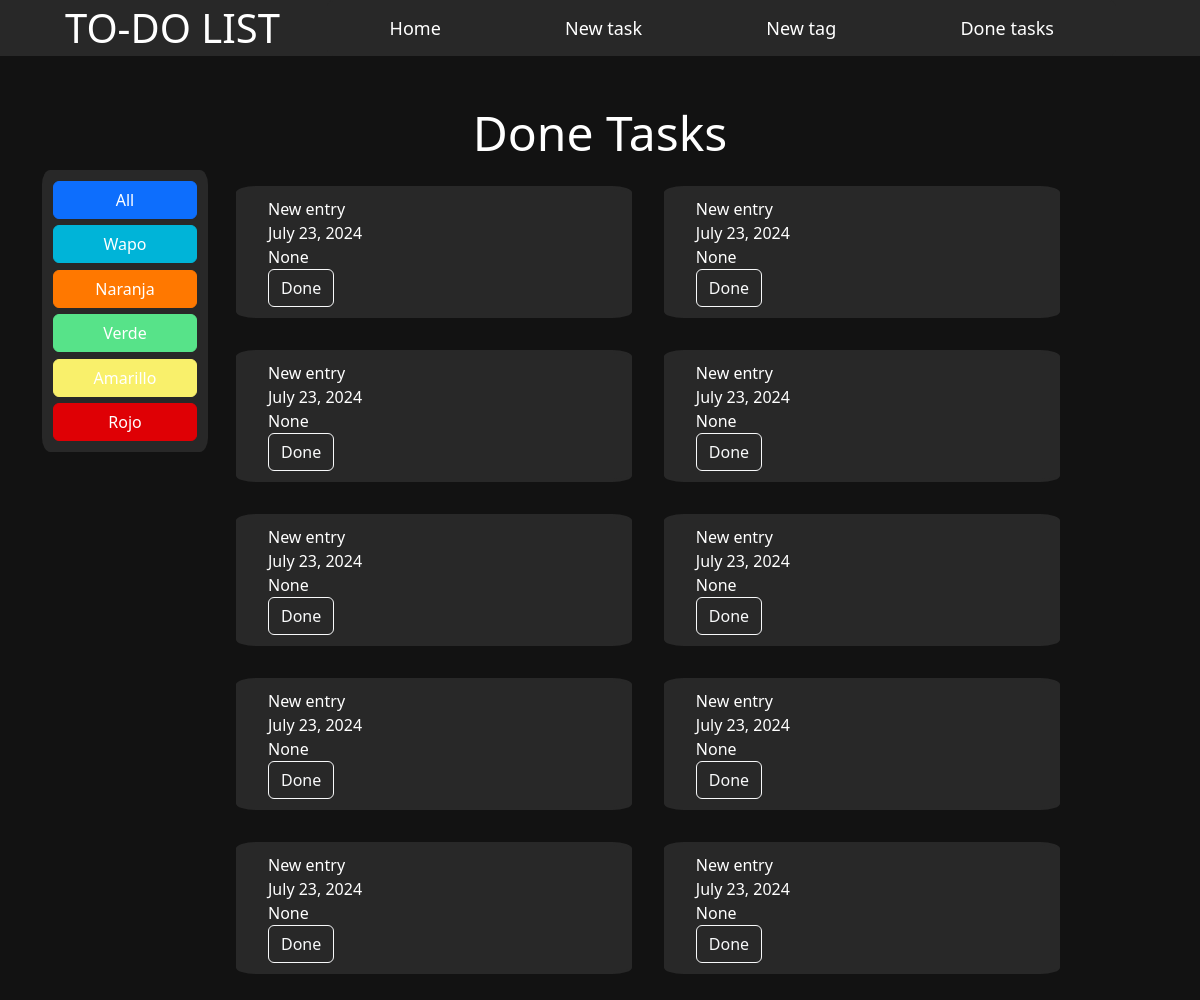
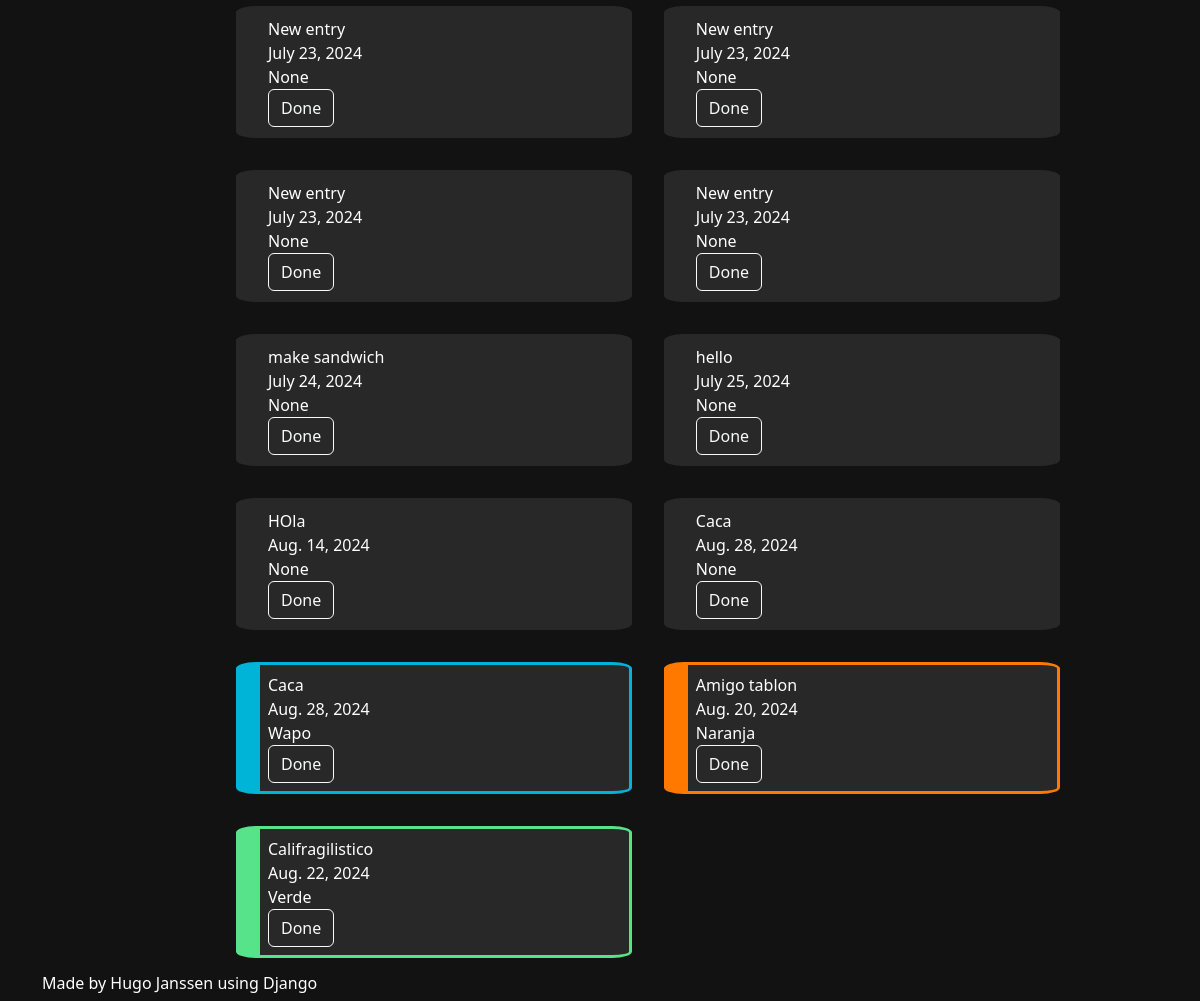
Page /main/donetasks/ on the committed database (2 pictures, top to bottom).
### main/models.py (models this page shows, shortened)
class tag(models.Model):
    name = models.CharField(max_length=50)
    color = models.CharField(max_length=7)
    def __str__(self):
        return u'{0}'.format(self.name)

class entry(models.Model):
    content = models.TextField(max_length=500, default="New entry")
    entry_time = models.DateTimeField(default=datetime.datetime.now)
    deadline = models.DateField(default=datetime.datetime.now)
    priority = models.IntegerField(default=1)
    tag = models.ForeignKey(tag, on_delete=models.SET_NULL, null=True)
    status = models.BooleanField(default=False)

### main/views.py (the view, shortened to what this page needs)
# urls.py: path('donetasks/', done_task_view, name="donetaskview"),
def done_task_view(request):
    tag_id = 0
    done_tasks = []
    task_color = []
    for task in entry.objects.all():
        if task.status == True:
            if tag_id == 0 or task.tag_id == tag_id:
                done_tasks.append(task)
                if task.tag_id != None:
                    current_tag = tag.objects.get(id = task.tag_id)
                    task_color.append(current_tag.color)
                else:
                    task_color.append("#282828")
    task_list = zip(done_tasks, task_color)
    context = {"task_list": task_list, "tag_list": tag.objects.all(), "title": "Done Tasks"}
    return render(request, "list_tasks.html", context)

### main/templates/list_tasks.html (shortened to what this page needs)
{% extends "base.html" %}
{% block content %}
<h1 class="display-5 text-center section_title">{{title}}</h1>
<div class="container">
    <div class="row">
        <div class="col-3 col-sm-3 col-md-2 col-lg-2">
            <form action="" method="post" class="tag_drawer">
                <button name="tag" value=0 class="btn btn-primary tag_button">All</button>
                {% for tag in tag_list %}
                <button name="tag" value="{{tag.id}}" class="btn btn-primary tag_button"
                    style="background-color: {{ tag.color }}; border-color: {{ tag.color }}">{{tag.name}}</button>
                {% endfor %}
            </form>
        </div>
        <div class="task_display col-9 col-sm-9 col-md-10 col-lg-10 container">
            <div class="row">
                {% for task in task_list %}
                <div class="task_entry col-10 col-lg-5" style="border-color: {{ task.1 }}">
                    <span>{{task.0.content}}</span> <br>
                    <span>{{task.0.deadline}}</span> <br>
                    <span>{{task.0.tag}}</span> <br>
                    <form action="" method="post">
                        <button name="id" value="{{task.0.id}}" class="btn btn-outline-light">Done</button>
                    </form>
                </div>
                {% endfor %}
            </div>
        </div>
    </div>
</div>
{% endblock %}

### main/static/style.css (style rules this page uses)
body { background-color: #121212; color: white; }
.section_title { margin-top: 1em; }
.tag_drawer { display: flex; flex-direction: column; padding: 5%; border-radius: 5%; background-color: #282828; }
.tag_button { margin: .2em; }
.task_entry { border-style: solid; border-left-width: 1.5em; border-top-width: .2em; border-bottom-width: .2em; border-right-width: .2em; border-radius: 5%; border-color: black; background-color: #282828; padding: .5em; margin: 1em; }

### rows in the picture
tag: {{ tag.id }} 1 (drawn), name "Wapo"
tag: {{ tag.id }} 2 (drawn), name "Naranja"
tag: {{ tag.id }} 3 (drawn), name "Verde"
tag: {{ tag.id }} 4 (drawn), name "Amarillo"
tag: {{ tag.id }} 5 (drawn), name "Rojo"
entry: content "New entry", deadline "July 23, 2024", tag "None", {{ task.0.id }} 1 (drawn)
entry: content "New entry", deadline "July 23, 2024", tag "None", {{ task.0.id }} 2 (drawn)
entry: content "New entry", deadline "July 23, 2024", tag "None", {{ task.0.id }} 3 (drawn)
entry: content "New entry", deadline "July 23, 2024", tag "None", {{ task.0.id }} 4 (drawn)
entry: content "New entry", deadline "July 23, 2024", tag "None", {{ task.0.id }} 7 (drawn)
entry: content "New entry", deadline "July 23, 2024", tag "None", {{ task.0.id }} 8 (drawn)
entry: content "New entry", deadline "July 23, 2024", tag "None", {{ task.0.id }} 9 (drawn)
entry: content "New entry", deadline "July 23, 2024", tag "None", {{ task.0.id }} 10 (drawn)
entry: content "New entry", deadline "July 23, 2024", tag "None", {{ task.0.id }} 11 (drawn)
entry: content "New entry", deadline "July 23, 2024", tag "None", {{ task.0.id }} 12 (drawn)
entry: content "New entry", deadline "July 23, 2024", tag "None", {{ task.0.id }} 13 (drawn)
entry: content "New entry", deadline "July 23, 2024", tag "None", {{ task.0.id }} 14 (drawn)
entry: content "New entry", deadline "July 23, 2024", tag "None", {{ task.0.id }} 15 (drawn)
entry: content "New entry", deadline "July 23, 2024", tag "None", {{ task.0.id }} 16 (drawn)
entry: content "make sandwich", deadline "July 24, 2024", tag "None", {{ task.0.id }} 18 (drawn)
entry: content "hello", deadline "July 25, 2024", tag "None", {{ task.0.id }} 20 (drawn)
entry: content "HOla", deadline "Aug. 14, 2024", tag "None", {{ task.0.id }} 21 (drawn)
entry: content "Caca", deadline "Aug. 28, 2024", tag "None", {{ task.0.id }} 22 (drawn)
entry: content "Caca", deadline "Aug. 28, 2024", tag.name "Wapo", {{ task.0.id }} 23 (drawn)
entry: content "Amigo tablon", deadline "Aug. 20, 2024", tag.name "Naranja", {{ task.0.id }} 24 (drawn)
entry: content "Califragilistico", deadline "Aug. 22, 2024", tag.name "Verde", {{ task.0.id }} 25 (drawn)

### other values in the picture
{{ title }} "Done Tasks"
